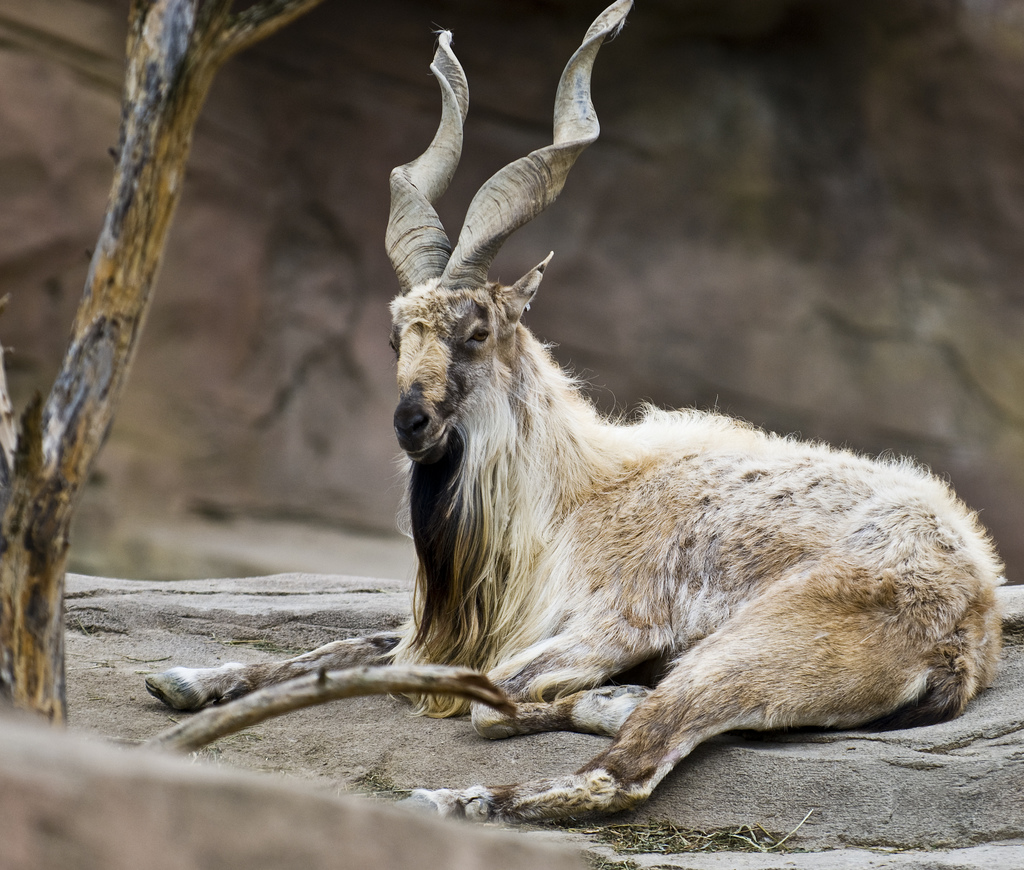
#> input picture national-animal-of-Pakistan-markhor.jpg, 1024 x 870 px
$ python main.py
#> lines starting #> are read from the running program, lines starting #| are printed output that depends on the picture
import cv2

image = cv2.imread("national-animal-of-Pakistan-markhor.jpg")
#> image is the input picture: shape (870, 1024, 3); mean B, G, R 95.8, 106.9, 115.5

rescale = cv2.resize(image, (640, 480))
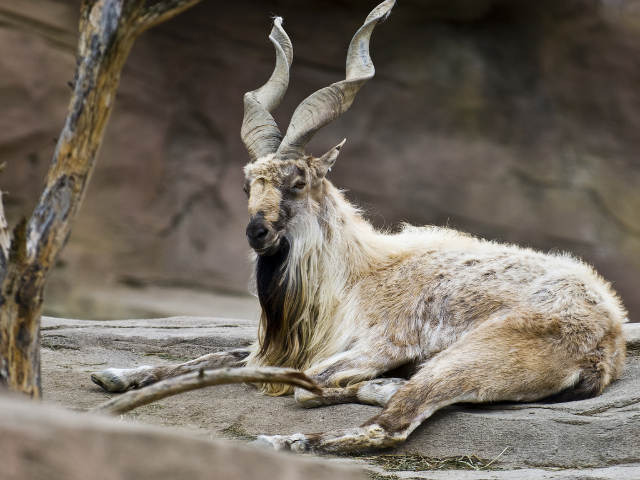
#> rescale: shape (480, 640, 3); mean B, G, R 95.7, 106.8, 115.4

gray_image = cv2.cvtColor(rescale, cv2.COLOR_BGR2GRAY)
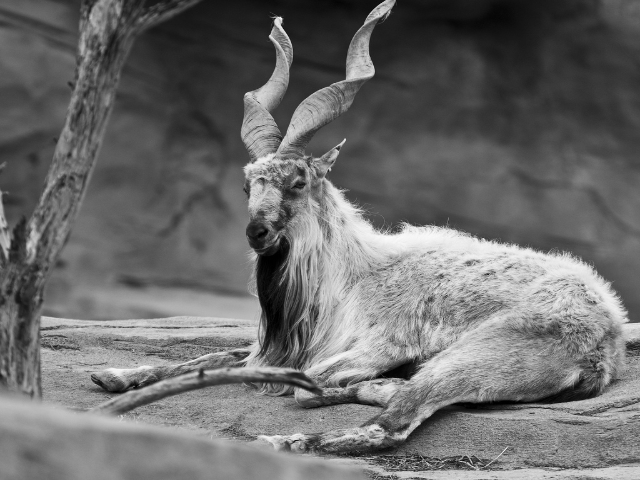
#> gray_image: shape (480, 640); min 0, max 250, mean 108.1

inverted_image = cv2.bitwise_not(gray_image)  # 255 - gray_image
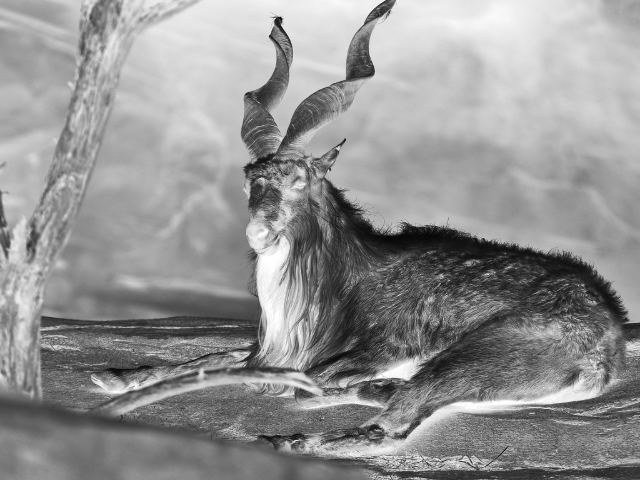
#> inverted_image: shape (480, 640); min 5, max 255, mean 146.9

blurred = cv2.bilateralFilter(inverted_image, 21, 75, 75)
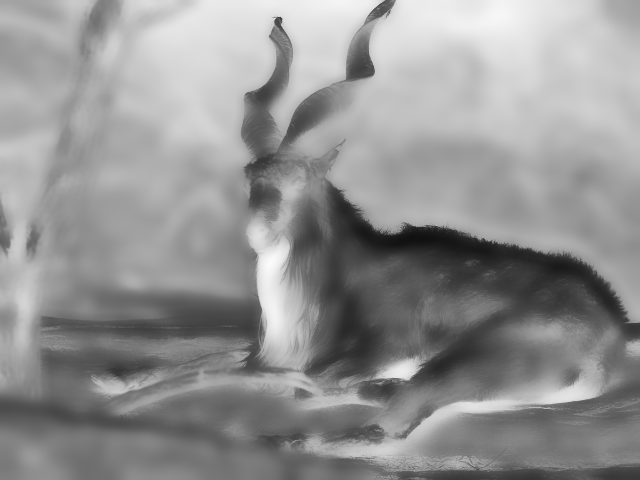
#> blurred: shape (480, 640); min 16, max 251, mean 146.8

inverted_blurred = cv2.bitwise_not(blurred)  # 255 - blurred
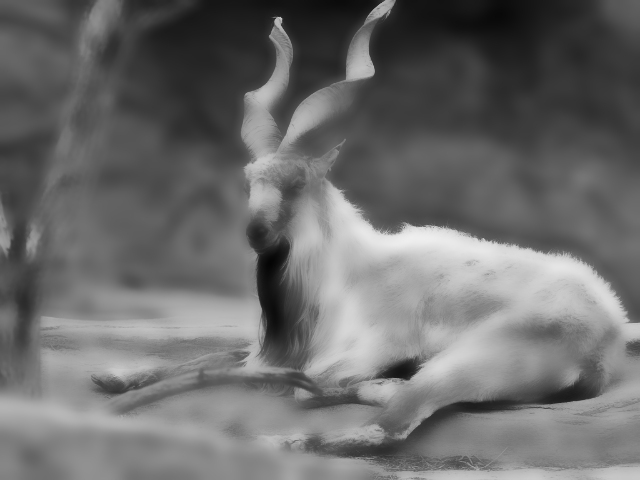
#> inverted_blurred: shape (480, 640); min 4, max 239, mean 108.2

pencil_sketch = cv2.divide(gray_image, inverted_blurred, scale=256.0)
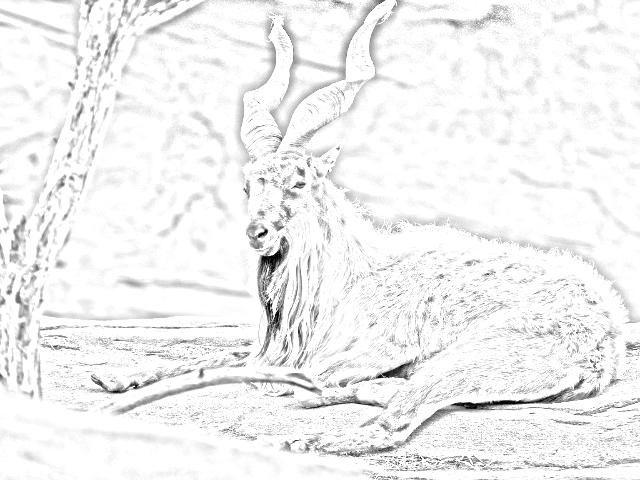
#> pencil_sketch: shape (480, 640); min 0, max 255, mean 241.5

cv2.imwrite("output/Original Image.jpg", rescale)

cv2.imwrite("output/Sketch Image.jpg", pencil_sketch)

cv2.waitKey(0)
